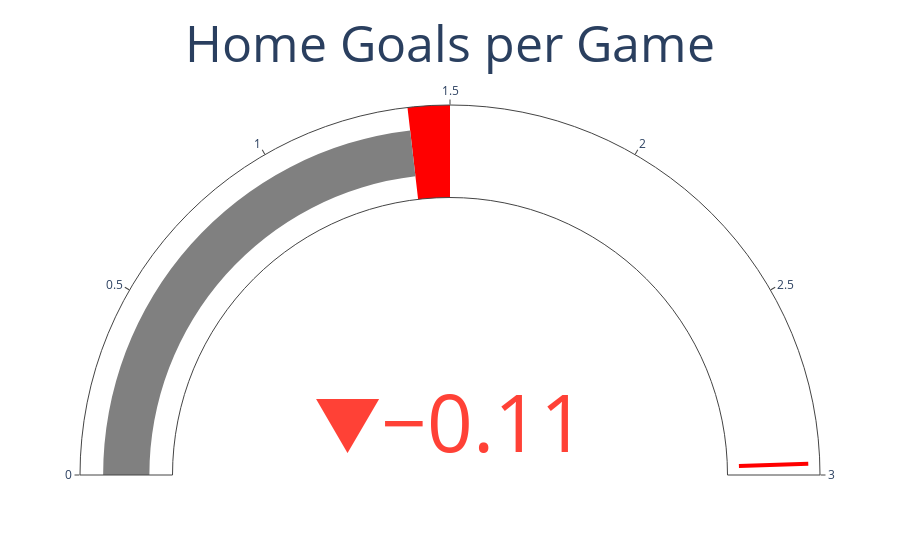

The notebook cell saved with this chart:
### Code cell
gauge_chart(title='Home Goals per Game', 
            value=1.39, 
            reference=1.5, 
            max_range=3, 
            min_range= 0, 
            file_name='home_goals_per_game')

### Figure 1 — Plotly figure (JSON) as saved in the notebook; plotly's stock layout.template omitted (floating-point values rounded to 4 significant figures)
{"data": [{"delta": {"reference": 1.5}, "domain": {"x": [0, 1], "y": [0, 1]}, "gauge": {"axis": {"range": [0, 3]}, "bar": {"color": "gray"}, "steps": [{"color": "red", "range": [1.39, 1.5]}], "threshold": {"line": {"color": "red", "width": 4}, "thickness": 0.75, "value": 2.97}}, "mode": "gauge+delta", "title": {"font": {"size": 50}, "text": "Home Goals per Game"}, "type": "indicator", "value": 1.39}], "layout": {}}
